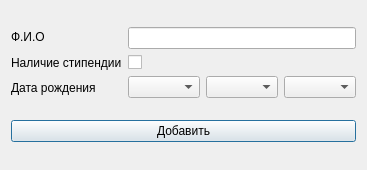
<?xml version="1.0" encoding="UTF-8"?>
<ui version="4.0">
 <class>AddStudentWindow</class>
 <widget class="QDialog" name="AddStudentWindow">
  <property name="geometry">
   <rect>
    <x>0</x>
    <y>0</y>
    <width>353</width>
    <height>170</height>
   </rect>
  </property>
  <property name="windowTitle">
   <string>Добавить студента</string>
  </property>
  <layout class="QHBoxLayout" name="horizontalLayout_3">
   <item>
    <layout class="QVBoxLayout" name="verticalLayout_3">
     <item>
      <layout class="QHBoxLayout" name="horizontalLayout_2">
       <item>
        <layout class="QVBoxLayout" name="verticalLayout_2">
         <item>
          <widget class="QLabel" name="label">
           <property name="text">
            <string>Ф.И.О</string>
           </property>
          </widget>
         </item>
         <item>
          <widget class="QLabel" name="label_2">
           <property name="text">
            <string>Наличие стипендии</string>
           </property>
          </widget>
         </item>
         <item>
          <widget class="QLabel" name="label_3">
           <property name="focusPolicy">
            <enum>Qt::NoFocus</enum>
           </property>
           <property name="layoutDirection">
            <enum>Qt::RightToLeft</enum>
           </property>
           <property name="autoFillBackground">
            <bool>false</bool>
           </property>
           <property name="text">
            <string>Дата рождения</string>
           </property>
          </widget>
         </item>
        </layout>
       </item>
       <item>
        <layout class="QVBoxLayout" name="verticalLayout">
         <item>
          <widget class="QLineEdit" name="lineEdit"/>
         </item>
         <item>
          <widget class="QCheckBox" name="checkBox">
           <property name="enabled">
            <bool>true</bool>
           </property>
           <property name="focusPolicy">
            <enum>Qt::NoFocus</enum>
           </property>
           <property name="layoutDirection">
            <enum>Qt::LeftToRight</enum>
           </property>
           <property name="autoFillBackground">
            <bool>false</bool>
           </property>
           <property name="text">
            <string/>
           </property>
          </widget>
         </item>
         <item>
          <layout class="QHBoxLayout" name="horizontalLayout">
           <item>
            <widget class="QComboBox" name="comboBox"/>
           </item>
           <item>
            <widget class="QComboBox" name="comboBox_2"/>
           </item>
           <item>
            <widget class="QComboBox" name="comboBox_3"/>
           </item>
          </layout>
         </item>
        </layout>
       </item>
      </layout>
     </item>
     <item>
      <widget class="QPushButton" name="pushButton_2">
       <property name="text">
        <string>Добавить</string>
       </property>
      </widget>
     </item>
    </layout>
   </item>
  </layout>
 </widget>
 <resources/>
 <connections/>
</ui>
